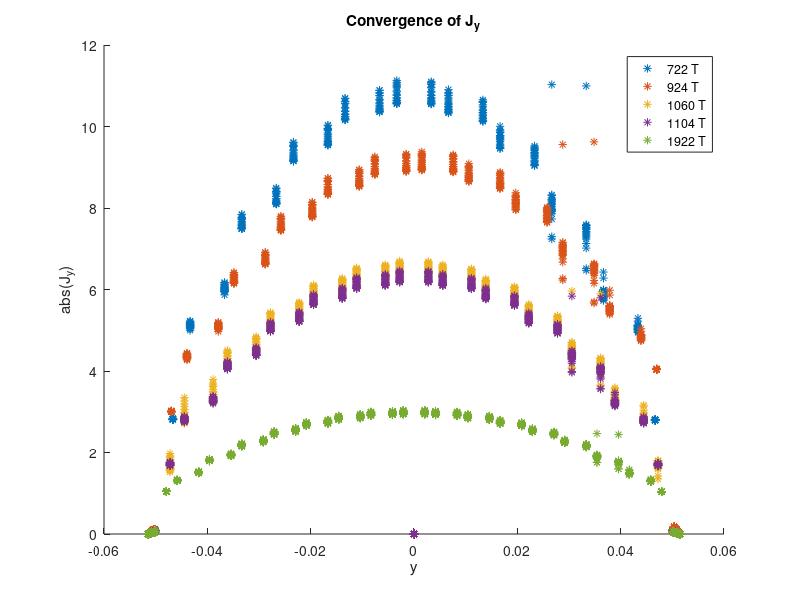
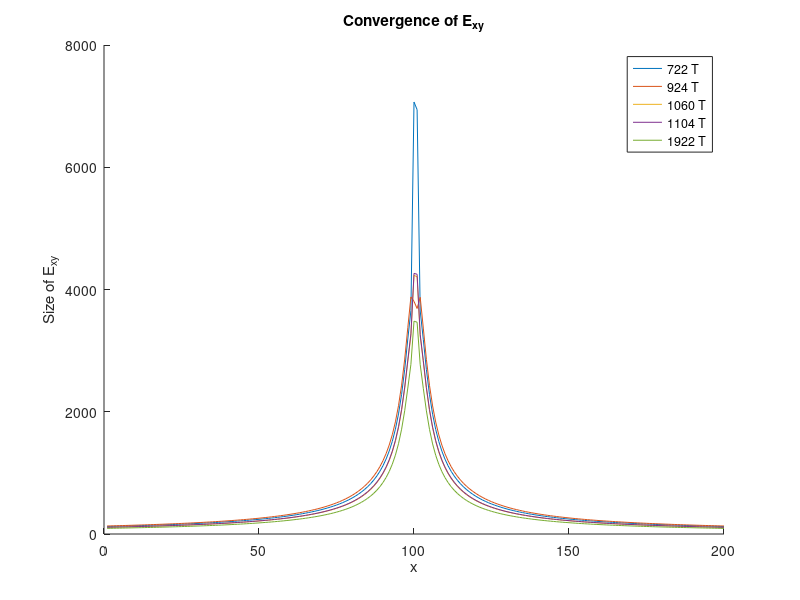
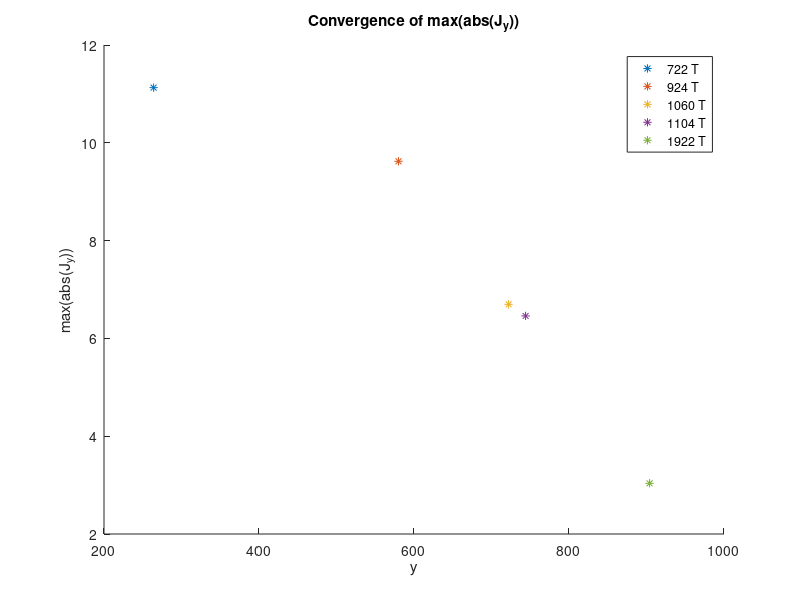
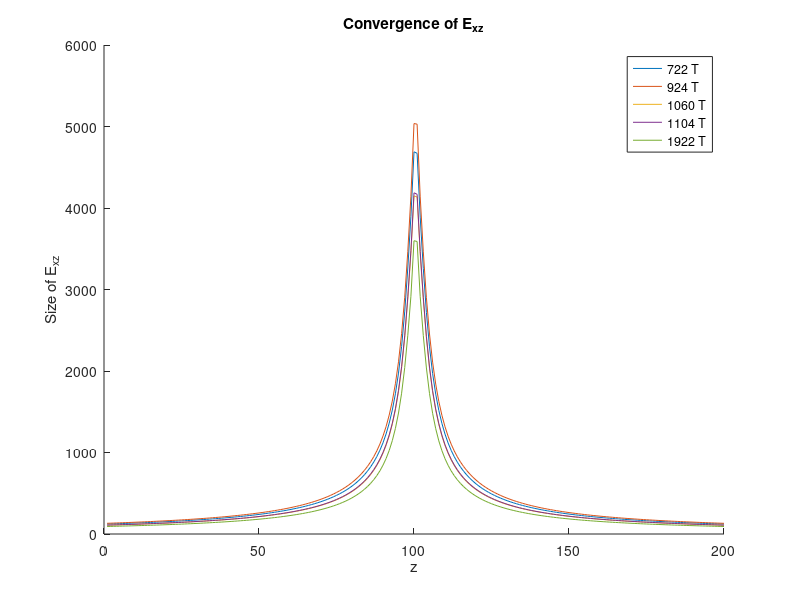

Write MATLAB code to recreate these figures, in order.
P264=1;
P580=1;
P722=1;
P744=1;
P904=1;
P924=0;
P1060=0;
P1104=0;
P1458 =0;
P1680 =0;
P1922 =0;
P2312 =0;
P2888 =0;
P3528 =0;

close all

%% First batch
% load('conv/ConvFirstBatch/ConvSlow.mat')
% load('conv/ConvFirstBatch/ConvSlowSub.mat')
% load('conv/ConvFirstBatch/ConvFast.mat')
% load('conv/ConvFirstBatch/ConvFastSub.mat')
%% Wave/Dipole initiatl batch
% load('conv/DipoleandWave/ConvSlowSubWave.mat')
%% Test batch
% load('ConvFastHalfTestWave.mat')
% load('ConvFastHalfTestDipole.mat')
% load('ConvFastSubHalfTestWave.mat')
% load('ConvFastSubHalfTestDipole.mat')
% load('ConvSlowHalfTestWave.mat')
% load('ConvSlowHalfTestDipole.mat')
% load('ConvSlowSubHalfTestWave.mat')
% load('ConvSlowSubHalfTestDi.mat')
% load('ConvSlowAspecWave.mat')
%% test low aspect ratio i.e. more uniform across antenna
% load('conv/test/ConvSlowtestWave.mat')
% load('conv/test/ConvSlowtestWaveFirstFive.mat')
% load('conv/test/ConvSlowtestDipole.mat')
% load('conv/test/ConvSlowSubtestWave.mat')
% load('conv/test/ConvSlowSubtestDipole.mat')
%% Tomatchtest Longer center triangles
load('conv/Tomatchtest/ConvSlowWave.mat')
% load('conv/Tomatchtest/ConvSlowDipole.mat')
% load('conv/Tomatchtest/ConvSlowSubWave.mat')
% load('conv/Tomatchtest/ConvSlowSubDipole.mat')
%%
figure(1)
title('Convergence of J_y')
xlabel('y')
ylabel('abs(J_y)')
PlottetLabels = {};
hold on

figure(2)
title('Convergence of E_{xy}')
xlabel('x')
ylabel('Size of E_{xy}')
hold on

figure(3)
title('Convergence of E_{xz}')
xlabel('z')
ylabel('Size of E_{xz}')
hold on

figure(4)
title('Convergence of max(abs(J_y))')
xlabel('y')
ylabel('max(abs(J_{y}))')
hold on

if P264
    figure(1)
    plot(center(:,2),abs(J(:,2)),'*')
    figure(4)
    Jm = max(abs(J(:,2)));
    plot(264,abs(Jm),'*')
    figure(2)
    plot(abs(ExyCrossX(:,1)))
    figure(3)
    plot(abs(ExzCrossZ(:,1)))
    PlottetLabels = [PlottetLabels, '722 T'];
end
if P580
    figure(1)
    plot(center(:,5),abs(J(:,5)),'*')
    figure(4)
    [Jm, Ji] = max(abs(J(:,5)));
    plot(580,abs(Jm),'*')
    figure(2)
    plot(abs(ExyCrossX(:,2)))
    figure(3)
    plot(abs(ExzCrossZ(:,2)))
    PlottetLabels = [PlottetLabels, '924 T'];
end
if P722
    figure(1)
    plot(center(:,8),abs(J(:,8)),'*')
    figure(4)
    [Jm, Ji] = max(abs(J(:,8)));
    plot(722,abs(Jm),'*')
    figure(2)
    plot(abs(ExyCrossX(:,3)))
    figure(3)
    plot(abs(ExzCrossZ(:,3)))
    PlottetLabels = [PlottetLabels, '1060 T' ];
end
if P744
    figure(1)
    plot(center(:,11),abs(J(:,11)),'*')
    
    figure(4)
    [Jm, Ji] = max(abs(J(:,11)));
    plot(744,abs(Jm),'*')
    figure(2)
    plot(abs(ExyCrossX(:,4)))
    figure(3)
    plot(abs(ExzCrossZ(:,4)))
    PlottetLabels = [PlottetLabels, '1104 T' ];
end
if P904
    figure(1)
    plot(center(:,14),abs(J(:,14)),'*')
    
    figure(4)
    [Jm, Ji] = max(abs(J(:,14)));
    plot(904,abs(Jm),'*')
    figure(2)
    plot(abs(ExyCrossX(:,5)))
    figure(3)
    plot(abs(ExzCrossZ(:,5)))
    PlottetLabels = [PlottetLabels, '1922 T'];
end
if P924
    figure(1)
    plot(center(:,17),abs(J(:,17))/max(abs(J(:,17))),'*')
    
    figure(4)
    [Jm, Ji] = max(abs(J(:,17)));
    plot(924,abs(Jm),'*')
    figure(2)
    plot(abs(ExyCrossX(:,5)))
    figure(3)
    plot(abs(ExzCrossZ(:,5)))
    PlottetLabels = [PlottetLabels, '924 T'];
end
if P1060
    figure(1)
    plot(center(:,20),abs(J(:,20)),'*')
    
    figure(4)
    [Jm, Ji] = max(abs(J(:,20)));
    plot(1060,abs(Jm),'*')
    figure(2)
    plot(abs(ExyCrossX(:,6)))
    figure(3)
    plot(abs(ExzCrossZ(:,6)))
    PlottetLabels = [PlottetLabels, '1060 T'];
end
if P1104
    figure(1)
    plot(center(:,23),abs(J(:,23)),'*')
    
    figure(4)
    [Jm, Ji] = max(abs(J(:,23)));
    plot(1104,abs(Jm),'*')
    figure(2)
    plot(abs(ExyCrossX(:,6)))
    figure(3)
    plot(abs(ExzCrossZ(:,6)))
    PlottetLabels = [PlottetLabels, '1104 T'];
end
if P1458
    figure(1)
    plot(center(:,26),abs(J(:,26)),'*')
    figure(4)
    [Jm, Ji] = max(abs(J(:,26)));
    plot(1458,abs(Jm),'*')
    
    figure(2)
    plot(abs(ExyCrossX(:,6)))
    figure(3)
    plot(abs(ExzCrossZ(:,6)))
    PlottetLabels = [PlottetLabels, '1458 T'];
end
if P1680
    figure(1)
    plot(center(:,29),abs(J(:,29)),'*')
    figure(4)
    [Jm, Ji] = max(abs(J(:,29)));
    plot(1680,abs(Jm),'*')
    
    figure(2)
    plot(abs(ExyCrossX(:,6)))
    figure(3)
    plot(abs(ExzCrossZ(:,6)))
    PlottetLabels = [PlottetLabels, '1680 T'];
end
if P1922
    figure(1)
    plot(center(:,32),abs(J(:,32)),'*')
    figure(4)
    [Jm, Ji] = max(abs(J(:,32)));
    plot(1922,abs(Jm),'*')
    
    figure(2)
    plot(abs(ExyCrossX(:,6)))
    figure(3)
    plot(abs(ExzCrossZ(:,6)))
    PlottetLabels = [PlottetLabels, '1922 T'];
end
if P2312
    figure(1)
    plot(center(:,35),abs(J(:,35)),'*')
    
    figure(4)
    [Jm, Ji] = max(abs(J(:,35)));
    plot(2312,abs(Jm),'*')
    
    figure(2)
    plot(abs(ExyCrossX(:,6)))
    figure(3)
    plot(abs(ExzCrossZ(:,6)))
    PlottetLabels = [PlottetLabels, '2312 T'];
end
if P2888
    figure(1)
    plot(center(:,38),abs(J(:,38)),'*')
    figure(4)
    [Jm, Ji] = max(abs(J(:,38)));
    plot(2888,abs(Jm),'*')
    
    figure(2)
    plot(abs(ExyCrossX(:,6)))
    figure(3)
    plot(abs(ExzCrossZ(:,6)))
    PlottetLabels = [PlottetLabels, '2888 T'];
end
if P3528
    figure(1)
    plot(center(:,41),abs(J(:,41)),'*')
    
    figure(4)
    [Jm, Ji] = max(abs(J(:,41)));
    plot(3528,abs(Jm),'*')
    
    figure(2)
    plot(abs(ExyCrossX(:,6)))
    figure(3)
    plot(abs(ExzCrossZ(:,6)))
    PlottetLabels = [PlottetLabels, '3528 T'];
end
%%
figure(1)
legend(PlottetLabels)
figure(2)
legend(PlottetLabels)
figure(3)
legend(PlottetLabels)
figure(4)
legend(PlottetLabels)
saveas(figure(1), 'JyWave.jpg')
saveas(figure(2), 'EyxWave.jpg')
saveas(figure(4), 'JyMaxWave.jpg')
